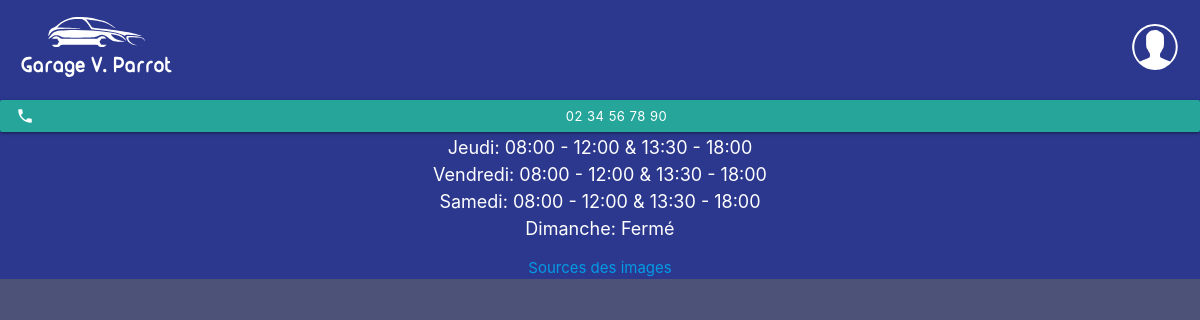
The app's page /html/public/car_detail.php with its own data.
### tables this page shows
CREATE TABLE IF NOT EXISTS openhours (
	Day ENUM('Lundi', 'Mardi', 'Mercredi', 'Jeudi', 'Vendredi', 'Samedi', 'Dimanche'),
	IsOpen BOOLEAN DEFAULT TRUE,
    MorningOpeningTime TIME NOT NULL,
    MorningClosingTime TIME NOT NULL,
    AfternoonOpeningTime TIME NOT NULL,
    AfternoonClosingTime TIME NOT NULL
);

### html/public/car_detail.php (the view, shortened to what this page needs)
<!DOCTYPE html>
<html lang="fr">
<head>
    <link href="../../css/car_detail.css" rel="stylesheet">
    <link href="../../css/materialize.css" rel="stylesheet">
</head>
    <body>
        <header>
            <ul>
                <li><a href="../../index.php"><img id="logo" src="../../elements/images/header/logo.svg" alt="logo-garage"></a></li>
                <li><a href="../../html/manage/login.php"><img id="login" src="../../elements/images/header/login.svg" alt="connexion-icon"></a></li>
            </ul>
            <div id="phone">
                <a class="waves-effect waves-light btn-small" href="tel:0234567890"><i class="material-icons left">phone</i>02 34 56 78 90</a>
            </div>
        </header>
        <?php
            include('../../config.php');
            $conn = new mysqli($servername, $username, $password, $dbname);
        ?>
        <footer>
            <div id="hours">
                <?php
                    $sql = "SELECT Day, IsOpen,
                    DATE_FORMAT(MorningOpeningTime, '%H:%i') AS MorningOpeningTime,
                    DATE_FORMAT(MorningClosingTime, '%H:%i') AS MorningClosingTime,
                    DATE_FORMAT(AfternoonOpeningTime, '%H:%i') AS AfternoonOpeningTime,
                    DATE_FORMAT(AfternoonClosingTime, '%H:%i') AS AfternoonClosingTime
                    FROM openhours;";
                    $result = $conn->query($sql);
                    if ($result->num_rows > 0) {
                        while($row = $result->fetch_assoc()) {
                            echo "<p>" . $row["Day"] . ":    ";
                            if ($row["IsOpen"]) {
                                echo $row["MorningOpeningTime"] . " - " . $row["MorningClosingTime"] . " & " . $row["AfternoonOpeningTime"] . " - " . $row["AfternoonClosingTime"];
                            } else {
                                echo "Fermé";
                            }
                            echo "</p>";
                        }
                    } else {
                        echo "Aucun résultat trouvé";
                    }
                ?>
            </div>
            <a href="../../elements/images/credits.txt">Sources des images</a>
        </footer>
    </body>
</html>

### css/car_detail.css (style rules this page uses)
body { background-color: #4C5278; position: absolute; width: 100%; }

### records on screen
openhours: Day "Jeudi", MorningOpeningTime "08:00", MorningClosingTime "12:00", AfternoonOpeningTime "13:30", AfternoonClosingTime "18:00"
openhours: Day "Vendredi", MorningOpeningTime "08:00", MorningClosingTime "12:00", AfternoonOpeningTime "13:30", AfternoonClosingTime "18:00"
openhours: Day "Samedi", MorningOpeningTime "08:00", MorningClosingTime "12:00", AfternoonOpeningTime "13:30", AfternoonClosingTime "18:00"
openhours: Day "Dimanche", IsOpen "Fermé"
